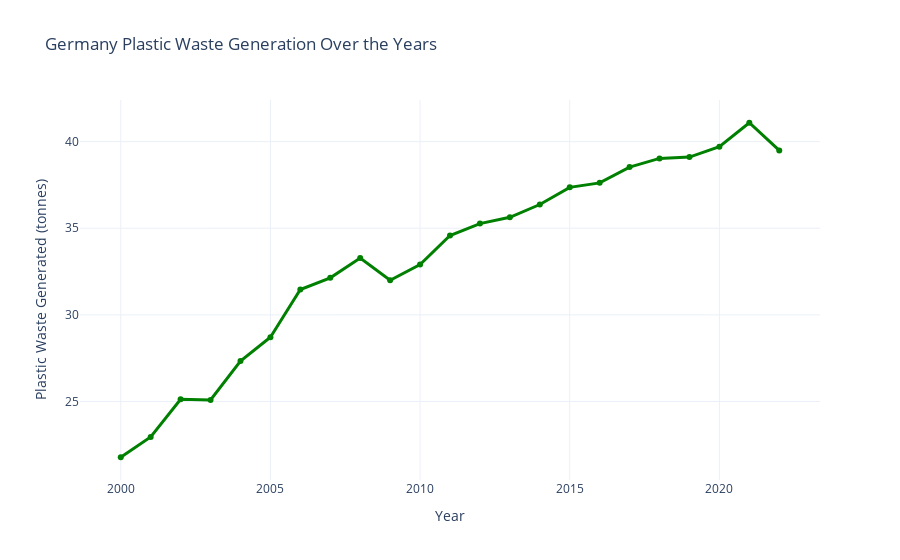

Here is the notebook cell this chart was saved with:
### Code cell
import pandas as pd
import plotly.express as px

# Filter only Germany
df_plastic_pkg_germany = df_plastic_packaging_gen[df_plastic_packaging_gen['geo'] == 'DE'].copy()

# Ensure correct data types
df_plastic_pkg_germany['TIME_PERIOD'] = pd.to_numeric(df_plastic_pkg_germany['TIME_PERIOD'], errors='coerce')
df_plastic_pkg_germany['OBS_VALUE'] = pd.to_numeric(df_plastic_pkg_germany['OBS_VALUE'], errors='coerce')

# Drop missing values
df_plastic_pkg_germany.dropna(subset=['TIME_PERIOD', 'OBS_VALUE'], inplace=True)

# Sort by year (just in case)
df_plastic_pkg_germany.sort_values(by='TIME_PERIOD', inplace=True)

# Plot interactive line chart
fig = px.line(
    df_plastic_pkg_germany,
    x='TIME_PERIOD',
    y='OBS_VALUE',
    markers=True,
    title='Germany Plastic Waste Generation Over the Years',
    labels={
        'TIME_PERIOD': 'Year',
        'OBS_VALUE': 'Plastic Waste Generated (tonnes)'
    },
    template='plotly_white'
)

fig.update_traces(line=dict(color='green', width=3))
fig.update_layout(
    yaxis_title='Plastic Waste Generated (tonnes)',
    xaxis_title='Year',
    hovermode='x unified'
)

fig.show()

### Figure 1 — Plotly figure (JSON) as saved in the notebook; plotly's stock layout.template omitted (floating-point values rounded to 4 significant figures)
{"data": [{"hovertemplate": "Year=%{x}<br>Plastic Waste Generated (tonnes)=%{y}<extra></extra>", "legendgroup": "", "line": {"color": "green", "dash": "solid", "width": 3}, "marker": {"symbol": "circle"}, "mode": "lines+markers", "name": "", "orientation": "v", "showlegend": false, "type": "scatter", "x": [2000, 2001, 2002, 2003, 2004, 2005, 2006, 2007, 2008, 2009, 2010, 2011, 2012, 2013, 2014, 2015, 2016, 2017, 2018, 2019, 2020, 2021, 2022], "xaxis": "x", "y": [21.78, 22.95, 25.13, 25.09, 27.33, 28.71, 31.46, 32.14, 33.28, 32.0, 32.9, 34.58, 35.27, 35.63, 36.37, 37.36, 37.62, 38.53, 39.03, 39.11, 39.71, 41.09, 39.49], "yaxis": "y"}], "layout": {"hovermode": "x unified", "legend": {"tracegroupgap": 0}, "title": {"text": "Germany Plastic Waste Generation Over the Years"}, "xaxis": {"anchor": "y", "domain": [0, 1], "title": {"text": "Year"}}, "yaxis": {"anchor": "x", "domain": [0, 1], "title": {"text": "Plastic Waste Generated (tonnes)"}}}}
